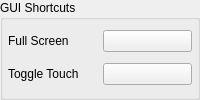
													<widget class="QGroupBox" name="gb_gui">
														<property name="title">
															<string>GUI Shortcuts</string>
														</property>
														<layout class="QGridLayout" name="gui_grid">
															<property name="leftMargin">
																<number>5</number>
															</property>
															<property name="topMargin">
																<number>5</number>
															</property>
															<property name="rightMargin">
																<number>5</number>
															</property>
															<property name="bottomMargin">
																<number>5</number>
															</property>
															<item row="0" column="0">
																<widget class="QLabel" name="lbl_fullscreen">
																	<property name="text">
																		<string>Full Screen</string>
																	</property>
																</widget>
															</item>
															<item row="1" column="1">
																<widget class="QPushButton" name="btn_toggle_touch">
																	<property name="text">
																		<string/>
																	</property>
																	<property name="autoDefault">
																		<bool>false</bool>
																	</property>
																</widget>
															</item>
															<item row="1" column="0">
																<widget class="QLabel" name="lbl_toggle_touch">
																	<property name="text">
																		<string>Toggle Touch</string>
																	</property>
																</widget>
															</item>
															<item row="0" column="1">
																<widget class="QPushButton" name="btn_fullscreen">
																	<property name="text">
																		<string/>
																	</property>
																	<property name="autoDefault">
																		<bool>false</bool>
																	</property>
																</widget>
															</item>
														</layout>
													</widget>
